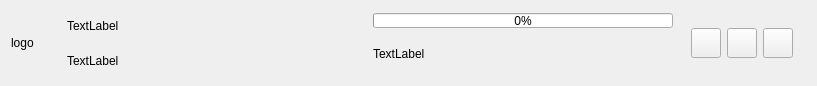
<?xml version="1.0" encoding="UTF-8"?>
<ui version="4.0">
 <class>DownloadWidget</class>
 <widget class="QWidget" name="DownloadWidget">
  <property name="geometry">
   <rect>
    <x>0</x>
    <y>0</y>
    <width>817</width>
    <height>86</height>
   </rect>
  </property>
  <property name="minimumSize">
   <size>
    <width>0</width>
    <height>80</height>
   </size>
  </property>
  <property name="maximumSize">
   <size>
    <width>16777215</width>
    <height>86</height>
   </size>
  </property>
  <property name="windowTitle">
   <string>Form</string>
  </property>
  <layout class="QHBoxLayout" name="horizontalLayout_2">
   <item>
    <widget class="QLabel" name="logoLabel">
     <property name="minimumSize">
      <size>
       <width>50</width>
       <height>50</height>
      </size>
     </property>
     <property name="maximumSize">
      <size>
       <width>50</width>
       <height>50</height>
      </size>
     </property>
     <property name="text">
      <string>logo</string>
     </property>
    </widget>
   </item>
   <item>
    <layout class="QVBoxLayout" name="verticalLayout">
     <item>
      <widget class="QLabel" name="fileNameLabel">
       <property name="minimumSize">
        <size>
         <width>300</width>
         <height>30</height>
        </size>
       </property>
       <property name="text">
        <string>TextLabel</string>
       </property>
      </widget>
     </item>
     <item>
      <widget class="QLabel" name="fileSizeLabel">
       <property name="minimumSize">
        <size>
         <width>300</width>
         <height>25</height>
        </size>
       </property>
       <property name="text">
        <string>TextLabel</string>
       </property>
      </widget>
     </item>
    </layout>
   </item>
   <item>
    <layout class="QVBoxLayout" name="verticalLayout_2">
     <item>
      <widget class="QProgressBar" name="progressBar">
       <property name="minimumSize">
        <size>
         <width>300</width>
         <height>15</height>
        </size>
       </property>
       <property name="maximumSize">
        <size>
         <width>16777215</width>
         <height>10</height>
        </size>
       </property>
       <property name="value">
        <number>0</number>
       </property>
      </widget>
     </item>
     <item>
      <widget class="QLabel" name="statusLabel">
       <property name="text">
        <string>TextLabel</string>
       </property>
      </widget>
     </item>
    </layout>
   </item>
   <item>
    <spacer name="horizontalSpacer_2">
     <property name="orientation">
      <enum>Qt::Horizontal</enum>
     </property>
     <property name="sizeHint" stdset="0">
      <size>
       <width>40</width>
       <height>20</height>
      </size>
     </property>
    </spacer>
   </item>
   <item>
    <layout class="QHBoxLayout" name="horizontalLayout">
     <item>
      <widget class="QPushButton" name="startOrStopButton">
       <property name="minimumSize">
        <size>
         <width>30</width>
         <height>30</height>
        </size>
       </property>
       <property name="maximumSize">
        <size>
         <width>30</width>
         <height>30</height>
        </size>
       </property>
       <property name="text">
        <string/>
       </property>
      </widget>
     </item>
     <item>
      <widget class="QPushButton" name="cancelButon">
       <property name="minimumSize">
        <size>
         <width>30</width>
         <height>30</height>
        </size>
       </property>
       <property name="maximumSize">
        <size>
         <width>30</width>
         <height>30</height>
        </size>
       </property>
       <property name="text">
        <string/>
       </property>
      </widget>
     </item>
     <item>
      <widget class="QPushButton" name="toFolderButton">
       <property name="minimumSize">
        <size>
         <width>30</width>
         <height>30</height>
        </size>
       </property>
       <property name="maximumSize">
        <size>
         <width>30</width>
         <height>30</height>
        </size>
       </property>
       <property name="text">
        <string/>
       </property>
      </widget>
     </item>
    </layout>
   </item>
   <item>
    <spacer name="horizontalSpacer">
     <property name="orientation">
      <enum>Qt::Horizontal</enum>
     </property>
     <property name="sizeHint" stdset="0">
      <size>
       <width>40</width>
       <height>20</height>
      </size>
     </property>
    </spacer>
   </item>
  </layout>
 </widget>
 <resources/>
 <connections/>
</ui>
